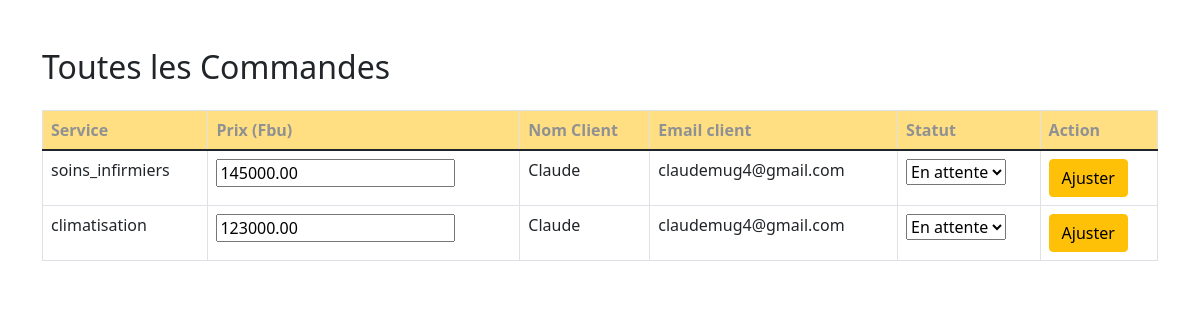
Page /Prix.php (signed in) on the earlier database version.
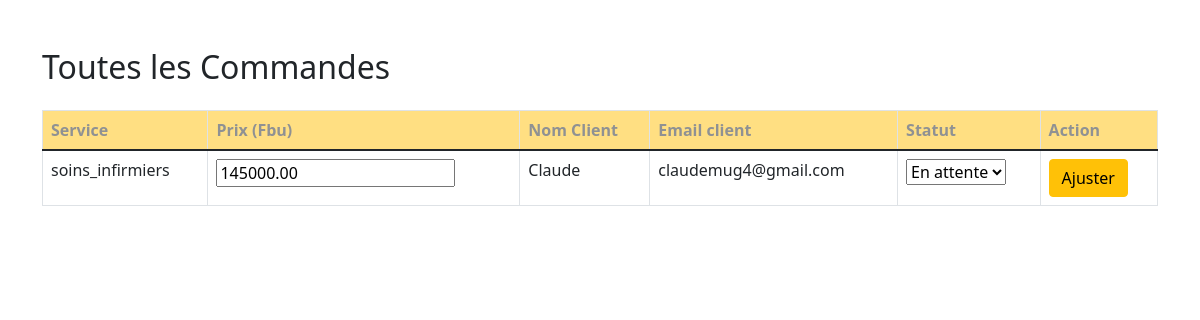
Same page on the later database version.
### tables this page shows
CREATE TABLE `commanddomicile` (
  `id` int(11) NOT NULL,
  `nom_service` varchar(255) NOT NULL,
  `domaine` varchar(255) NOT NULL,
  `service` varchar(255) NOT NULL,
  `other_service` varchar(255) DEFAULT NULL,
  `request_type` varchar(50) NOT NULL,
  `request_date` date DEFAULT NULL,
  `user_name` varchar(100) NOT NULL,
  `user_email` varchar(100) NOT NULL,
  `user_phone` varchar(20) NOT NULL,
  `user_address` varchar(255) NOT NULL,
  `user_comments` text DEFAULT NULL,
  `prix` decimal(10,2) DEFAULT NULL,
  `created_at` timestamp NOT NULL DEFAULT current_timestamp(),
  `user_id` int(11) DEFAULT NULL,
  `statut` enum('En attente','En cours','Terminée') NOT NULL DEFAULT 'En attente'
);

### Prix.php (the view, shortened to what this page needs)
    <?php
$host = 'localhost';
$dbname = 'Services';
$username = 'root';
$passwordDB = '';
try {
    $pdo = new PDO("mysql:host=$host;dbname=$dbname;charset=utf8", $username, $passwordDB);
    $pdo->setAttribute(PDO::ATTR_ERRMODE, PDO::ERRMODE_EXCEPTION);
    $stmtOrders = $pdo->prepare("SELECT * FROM CommandDomicile");
    $stmtOrders->execute();
    echo "<div class='container mt-5'>";
    echo "<h2>Toutes les Commandes</h2>";
    if ($stmtOrders->rowCount() > 0) {
        echo "<form action='' method='POST'>";
        echo "<table class='table table-bordered mt-4'>";
        echo "<thead class='bg-warning opacity-50'>
                <tr>
                    <th>Service</th>
                    <th>Prix (Fbu)</th>
                    <th>Nom Client</th>
                    <th>Email client</th>
                    <th>Statut</th>
                    <th>Action</th>
                </tr>
              </thead>
              <tbody>";
        while ($row = $stmtOrders->fetch(PDO::FETCH_ASSOC)) {
            echo "<tr>
                    <td>" . htmlspecialchars($row['service']) . "</td>
                    <td><input type='number' name='prix[" . $row['id'] . "]' value='" . htmlspecialchars($row['prix']) . "' step='0.01'></td>
                    <td>" . htmlspecialchars($row['user_name']) . "</td>
                    <td>" . htmlspecialchars($row['user_email']) . "</td>
                    <td>
                        <select name='statut[" . $row['id'] . "]'>
                            <option value='En attente'" . ($row['statut'] === 'En attente' ? ' selected' : '') . ">En attente</option>
                            <option value='En cours'" . ($row['statut'] === 'En cours' ? ' selected' : '') . ">En cours</option>
                            <option value='Terminée'" . ($row['statut'] === 'Terminée' ? ' selected' : '') . ">Terminée</option>
                        </select>
                    </td>
                    <td>
                        <button type='submit' name='ajuster' value='" . $row['id'] . "' class='btn btn-warning'>Ajuster</button>
                    </td>
                  </tr>";
        }
        echo "</tbody></table>";
        echo "</form>";
    } else {
        echo "<p>Aucune commande trouvée.</p>";
    }
} catch (PDOException $e) {
    echo "<p class='text-danger'>Erreur de connexion : " . $e->getMessage() . "</p>";
}
?>
<link href="https://cdn.jsdelivr.net/npm/bootstrap@5.1.3/dist/css/bootstrap.min.css" rel="stylesheet">

Differences in the rows shown:
removed commanddomicile: service "climatisation", prix "123000.00", user_name "Claude", user_email "claudemug4@gmail.com", statut+id "En attente"
